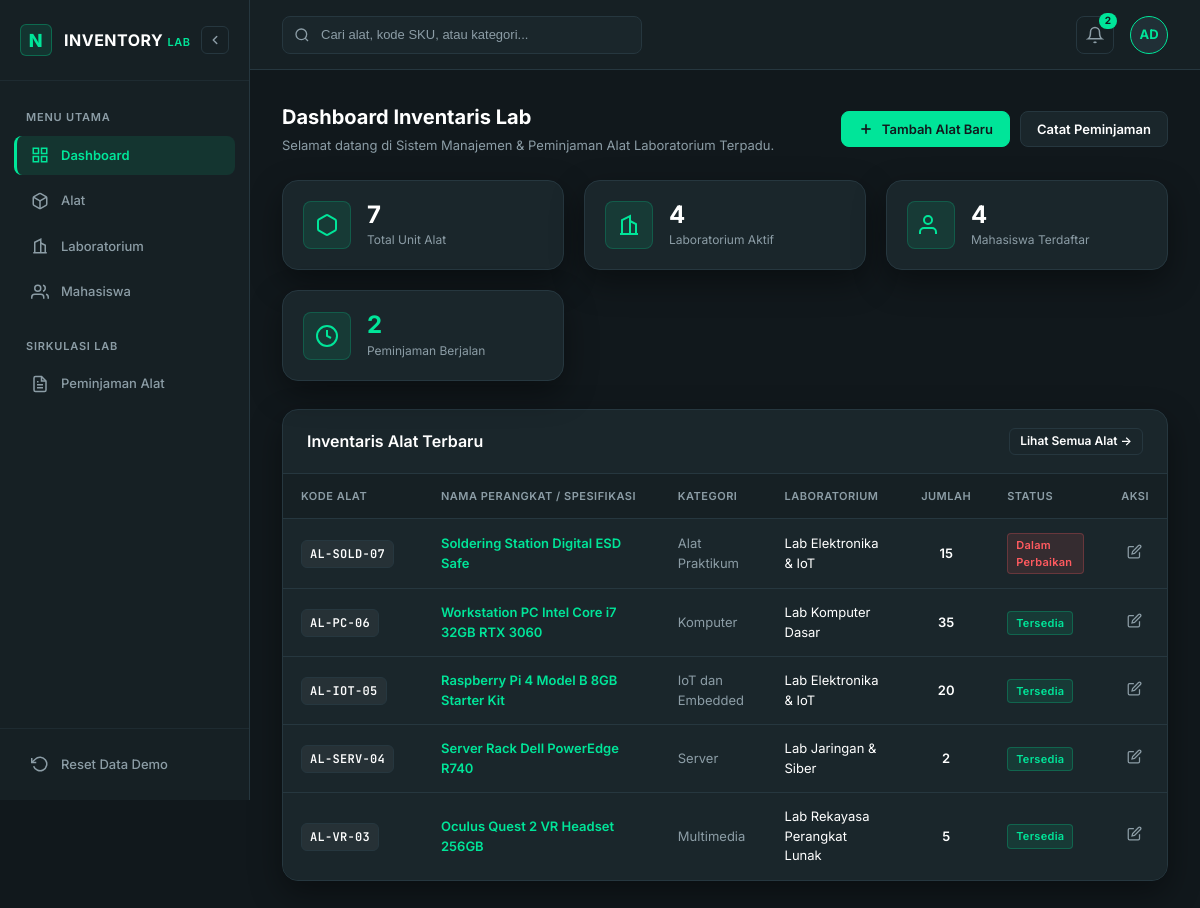
The page / on the database its author committed.
### tables this page shows
CREATE TABLE IF NOT EXISTS `alat` (
  `id`         INT UNSIGNED  NOT NULL AUTO_INCREMENT,
  `kode_alat`  VARCHAR(30)   NOT NULL UNIQUE,
  `nama_alat`  VARCHAR(150)  NOT NULL,
  `id_lab`     INT UNSIGNED  NULL,
  `kategori`   VARCHAR(100)  NOT NULL,
  `jumlah`     INT           NOT NULL DEFAULT 0,
  `kondisi`    ENUM('Baik','Rusak Ringan','Perbaikan','Rusak Berat') NOT NULL DEFAULT 'Baik',
  `status`     ENUM('Tersedia','Dipinjam','Dalam Perbaikan') NOT NULL DEFAULT 'Tersedia',
  `deskripsi`  TEXT          NULL,
  `gambar`     VARCHAR(255)  NULL,
  `created_at` TIMESTAMP     NOT NULL DEFAULT CURRENT_TIMESTAMP,
  PRIMARY KEY (`id`),
  CONSTRAINT `fk_alat_lab` FOREIGN KEY (`id_lab`)
    REFERENCES `laboratorium`(`id`)
    ON UPDATE CASCADE ON DELETE SET NULL
);

CREATE TABLE IF NOT EXISTS `laboratorium` (
  `id`          INT UNSIGNED    NOT NULL AUTO_INCREMENT,
  `kode_lab`    VARCHAR(20)     NOT NULL UNIQUE,
  `nama_lab`    VARCHAR(100)    NOT NULL,
  `lokasi`      VARCHAR(150)    NOT NULL,
  `kapasitas`   INT             NOT NULL DEFAULT 0,
  `kepala_lab`  VARCHAR(100)    NULL,
  `deskripsi`   TEXT            NULL,
  `created_at`  TIMESTAMP       NOT NULL DEFAULT CURRENT_TIMESTAMP,
  PRIMARY KEY (`id`)
);

### views/dashboard/index.php (the view)
<?php
require_once dirname(__DIR__) . '/layout/header.php';
?>
<div class="page-header">
    <div>
        <h1 class="page-title">Dashboard Inventaris Lab</h1>
        <p style="color: var(--text-muted); font-size: 13px; margin-top: 4px;">Selamat datang di Sistem Manajemen & Peminjaman Alat Laboratorium Terpadu.</p>
    </div>
    <div class="toolbar-group">
        <a href="<?= base_url('/alat/create') ?>" class="btn btn-primary">
            <svg width="16" height="16" viewBox="0 0 24 24" fill="none" stroke="currentColor" stroke-width="2.5">
                <line x1="12" y1="5" x2="12" y2="19"></line>
                <line x1="5" y1="12" x2="19" y2="12"></line>
            </svg>
            Tambah Alat Baru
        </a>
        <a href="<?= base_url('/peminjaman/create') ?>" class="btn btn-secondary">
            Catat Peminjaman
        </a>
    </div>
</div>
<div class="stat-grid">
    <div class="stat-card">
        <div class="stat-icon">
            <svg width="24" height="24" viewBox="0 0 24 24" fill="none" stroke="currentColor" stroke-width="2">
                <path d="M21 16V8a2 2 0 0 0-1-1.73l-7-4a2 2 0 0 0-2 0l-7 4A2 2 0 0 0 3 8v8a2 2 0 0 0 1 1.73l7 4a2 2 0 0 0 2 0l7-4A2 2 0 0 0 21 16z"></path>
            </svg>
        </div>
        <div>
            <div class="stat-value"><?= e((string)$stats['total_alat']) ?></div>
            <div class="stat-label">Total Unit Alat</div>
        </div>
    </div>
    <div class="stat-card">
        <div class="stat-icon">
            <svg width="24" height="24" viewBox="0 0 24 24" fill="none" stroke="currentColor" stroke-width="2">
                <path d="M3 21h18"></path>
                <path d="M5 21V7l8-4v18"></path>
                <path d="M19 21V11l-6-3"></path>
            </svg>
        </div>
        <div>
            <div class="stat-value"><?= e((string)$stats['total_lab']) ?></div>
            <div class="stat-label">Laboratorium Aktif</div>
        </div>
    </div>
    <div class="stat-card">
        <div class="stat-icon">
            <svg width="24" height="24" viewBox="0 0 24 24" fill="none" stroke="currentColor" stroke-width="2">
                <path d="M17 21v-2a4 4 0 0 0-4-4H5a4 4 0 0 0-4 4v2"></path>
                <circle cx="9" cy="7" r="4"></circle>
            </svg>
        </div>
        <div>
            <div class="stat-value"><?= e((string)$stats['total_mhs']) ?></div>
            <div class="stat-label">Mahasiswa Terdaftar</div>
        </div>
    </div>
    <div class="stat-card">
        <div class="stat-icon">
            <svg width="24" height="24" viewBox="0 0 24 24" fill="none" stroke="currentColor" stroke-width="2">
                <circle cx="12" cy="12" r="10"></circle>
                <polyline points="12 6 12 12 16 14"></polyline>
            </svg>
        </div>
        <div>
            <div class="stat-value" style="color: var(--primary);"><?= e((string)$stats['pinjam_aktif']) ?></div>
            <div class="stat-label">Peminjaman Berjalan</div>
        </div>
    </div>
</div>
<div class="card" style="margin-bottom: 24px;">
    <div class="card-header">
        <div class="card-title">Inventaris Alat Terbaru</div>
        <a href="<?= base_url('/alat') ?>" class="btn btn-secondary btn-sm">Lihat Semua Alat &rarr;</a>
    </div>
    <div class="table-responsive">
        <table class="data-table">
            <thead>
                <tr>
                    <th style="width: 140px;">Kode Alat</th>
                    <th>Nama Perangkat / Spesifikasi</th>
                    <th>Kategori</th>
                    <th>Laboratorium</th>
                    <th style="text-align: center;">Jumlah</th>
                    <th>Status</th>
                    <th style="text-align: right;">Aksi</th>
                </tr>
            </thead>
            <tbody>
                <?php if (empty($recentAlat)): ?>
                    <tr>
                        <td colspan="7" class="empty-state">Belum ada inventaris alat yang tersimpan.</td>
                    </tr>
                <?php else: ?>
                    <?php foreach ($recentAlat as $item): ?>
                        <tr>
                            <td>
                                <span class="badge badge-sku"><?= e($item['kode_alat']) ?></span>
                            </td>
                            <td>
                                <a href="<?= base_url('/alat/detail/' . $item['id']) ?>" style="font-weight: 600;">
                                    <?= e($item['nama_alat']) ?>
                                </a>
                            </td>
                            <td><span style="color: var(--text-muted);"><?= e($item['kategori']) ?></span></td>
                            <td><?= e($item['nama_lab'] ?? '-') ?></td>
                            <td style="text-align: center; font-weight: 600;"><?= e((string)$item['jumlah']) ?></td>
                            <td>
                                <?php if ($item['status'] === 'Tersedia'): ?>
                                    <span class="badge badge-success">Tersedia</span>
                                <?php elseif ($item['status'] === 'Dipinjam'): ?>
                                    <span class="badge badge-warning">Dipinjam</span>
                                <?php else: ?>
                                    <span class="badge badge-danger"><?= e($item['status']) ?></span>
                                <?php endif; ?>
                            </td>
                            <td style="text-align: right;">
                                <a href="<?= base_url('/alat/edit/' . $item['id']) ?>" class="btn-icon" title="Edit Alat">
                                    <svg width="15" height="15" viewBox="0 0 24 24" fill="none" stroke="currentColor" stroke-width="2">
                                        <path d="M11 4H4a2 2 0 0 0-2 2v14a2 2 0 0 0 2 2h14a2 2 0 0 0 2-2v-7"></path>
                                        <path d="M18.5 2.5a2.121 2.121 0 0 1 3 3L12 15l-4 1 1-4 9.5-9.5z"></path>
                                    </svg>
                                </a>
                            </td>
                        </tr>
                    <?php endforeach; ?>
                <?php endif; ?>
            </tbody>
        </table>
    </div>
</div>
<?php
require_once dirname(__DIR__) . '/layout/footer.php';
?>

### src/Core/Router.php (shortened to what the rows shown need)
<?php
class Router {
    private array $routes = [];
    private function addRoute(string $method, string $path, array|callable $handler): void {
        $this->routes[] = [
            'method' => strtoupper($method),
            'path' => '/' . trim($path, '/'),
            'handler' => $handler
        ];
    }
    public function dispatch(): void {
        $requestUri = $this->getCurrentUri();
        foreach ($this->routes as $route) {
            $pattern = preg_replace('/\{([a-zA-Z0-9_]+)\}/', '(?P<$1>[^/]+)', $route['path']);
            $pattern = '#^' . $pattern . '$#';
            if (preg_match($pattern, $requestUri, $matches)) {
                $params = array_filter($matches, 'is_string', ARRAY_FILTER_USE_KEY);
                $this->executeHandler($route['handler'], $params);
                return;
            }
        }
    }
    private function getCurrentUri(): string {
        $requestUri = $_SERVER['REQUEST_URI'] ?? '/';
        $scriptName = $_SERVER['SCRIPT_NAME'] ?? '';
        $baseDir = str_replace('\\', '/', dirname($scriptName));
        $path = parse_url($requestUri, PHP_URL_PATH) ?? '/';
        $clean = '/' . trim($path, '/');
        return $clean === '/' ? '/' : $clean;
    }
    private function executeHandler(array|callable $handler, array $params = []): void {
        if (is_array($handler) && count($handler) === 2) {
            [$controllerClass, $method] = $handler;
            if (class_exists($controllerClass)) {
                $controller = new $controllerClass();
                if (method_exists($controller, $method)) {
                    call_user_func_array([$controller, $method], $params);
                    return;
                }
            }
        }
    }
}

### rows shown on the page
alat: kode_alat "AL-SOLD-07", nama_alat "Soldering Station Digital ESD Safe", kategori "Alat Praktikum", id_lab.nama_lab "Lab Elektronika & IoT", jumlah "15", status "Dalam Perbaikan"
alat: kode_alat "AL-PC-06", nama_alat "Workstation PC Intel Core i7 32GB RTX 3060", kategori "Komputer", id_lab.nama_lab "Lab Komputer Dasar", jumlah "35", status "Tersedia"
alat: kode_alat "AL-IOT-05", nama_alat "Raspberry Pi 4 Model B 8GB Starter Kit", kategori "IoT dan Embedded", id_lab.nama_lab "Lab Elektronika & IoT", jumlah "20", status "Tersedia"
alat: kode_alat "AL-SERV-04", nama_alat "Server Rack Dell PowerEdge R740", kategori "Server", id_lab.nama_lab "Lab Jaringan & Siber", jumlah "2", status "Tersedia"
alat: kode_alat "AL-VR-03", nama_alat "Oculus Quest 2 VR Headset 256GB", kategori "Multimedia", id_lab.nama_lab "Lab Rekayasa Perangkat Lunak", jumlah "5", status "Tersedia"

### other values the page prints
$stats['total_alat'] "7"
$stats['total_lab'] "4"
$stats['total_mhs'] "4"
$stats['pinjam_aktif'] "2"
